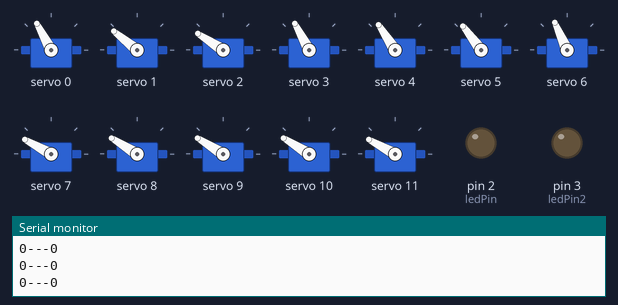
Recording of a sketch running on a simulated Arduino Uno, built with avr-gcc and run on an emulated ATmega328P. Parts: 12 × servo, output pins drawn as LEDs (lit = HIGH), the last lines printed to the serial monitor. The local clock reads 2024-03-15 10:24:30 at power-on unless the sketch sets it; pins used as bus, display or sensor lines are not drawn.

Above: at 5.6 s.
At 74.5 s:
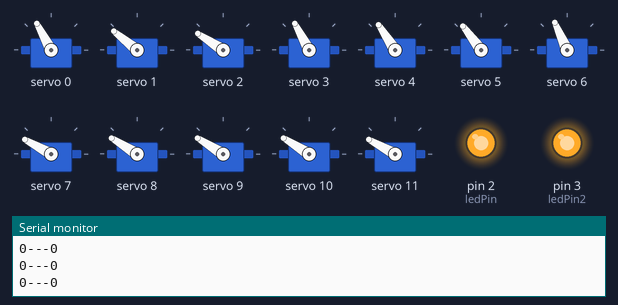
Timing chart, 0 to 83.0 s (numbered marks = the images above):
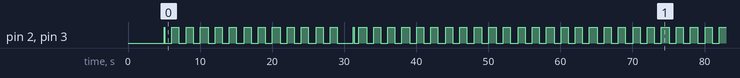

Measured:
- by itself, pin 2 (ledPin), pin 3 (ledPin2): moves between LOW and HIGH, repeating every 60.0 s
- by itself, everything shown: repeats every 60.0 s, in 60 steps

The sketch:

_7Segments_mechanical_clock.ino
```cpp
//#include <Servo.h>
#include <Wire.h>
#include <Adafruit_PWMServoDriver.h>
#include "RTClib.h"

RTC_DS1307 rtc;

boolean DODEBUG = false;

#define SERVOMIN  150 // this is the 'minimum' pulse length count (out of 4096)
#define SERVOMAX  600 // this is the 'maximum' pulse length count (out of 4096)

Adafruit_PWMServoDriver pwm = Adafruit_PWMServoDriver(0x40); //servo driver board 1
Adafruit_PWMServoDriver pwm2 = Adafruit_PWMServoDriver(0x41); //servo driver board 2

short segA = 0; //Top
short segB = 1; //right top (when facing it)
short segC = 2; //right bottom (when facing it)
short segD = 3; //bottom
short segE = 4; //left bottom (when facing it)
short segF = 5; //left top (when facing it)
short segG = 6; //middle

short OEPin = 13;
short ledPin = 2;
short ledPin2 = 3;

short segIN = 90; //default values
short segOUT = 110; //default values

DateTime datePast; //last date we displayed
DateTime dateNow; //actual time now


int myOffsetIN[] = {-6, -6, -4, -6, -1, 2, -9,//digit 1 Hours
                    1,-7,-3,-2,2,0,-1,              //digit 2 Hours
                    -1,-3,-3,-1,5,4,-2,              //digit 3 Minutes
                    0,-1,-1,-1,2,-8,-6};             //digit 4 Minutes

int myOffsetOUT[] = {-3, -6, -1, -3, 1, 5, -2, //digit 1 Hours
                    2,0,0,0,2,1,4,              //digit 2 Hours
                    0,0,0,0,5,3,8,              //digit 3 Minutes
                    5,1,0,1,1,-1,0};             //digit 4 Minutes


//initialize an array to keep track of where every motor is, so we only move what we want.
boolean myCurrentPos[]={
 1,1,1,1,1,1,1,
 1,1,1,1,1,1,1,
 1,1,1,1,1,1,1,
 1,1,1,1,1,1,1
};

void setup()
{
  pinMode(OEPin, OUTPUT);
  pinMode(ledPin,OUTPUT);
  pinMode(ledPin2,OUTPUT);
  Serial.begin(9600);

  pwm.begin();
  pwm2.begin();

  pwm.setPWMFreq(50);  // Analog servos run at ~50 Hz updates
  pwm2.setPWMFreq(50);  // Analog servos run at ~50 Hz updates

  #ifdef AVR
  Wire.begin();
  #else
  Wire1.begin(); // Shield I2C pins connect to alt I2C bus on Arduino Due
  #endif
  rtc.begin();
  if (! rtc.isrunning())
    Serial.println("RTC is NOT running!");


  Serial.print("Starting \n");
  lightNumber(10,1);  //display nothing
  lightNumber(10,2);  //display nothing
  lightNumber(10,3);  //display nothing
  lightNumber(10,4);  //display nothing
  delay(4000);        //wait 4 secs

  datePast = rtc.now();
  displayNumber(datePast.hour()*100+datePast.minute());


}


void loop()
{
    dateNow = rtc.now();
    if(!(datePast.hour() == dateNow.hour() && datePast.minute() == dateNow.minute() ))
    {
      Serial.print("Time now: ");
      Serial.print(dateNow.hour());
      Serial.print(":");
      Serial.print("");
      Serial.print(dateNow.minute());
      Serial.print("\n");
      Serial.print("Time past: ");
      Serial.print(datePast.hour());
      Serial.print(":");
      Serial.print("");
      Serial.print(datePast.minute());
      Serial.print("\n");
      digitalWrite(OEPin, LOW);
      displayNumber(dateNow.hour()*100+dateNow.minute());
      datePast = dateNow;
      delay(1000); //wait for servo to finish moving
    }
    if(dateNow.second()%2==0){
      digitalWrite(ledPin, HIGH);
      digitalWrite(ledPin2, HIGH);
    }
    else{
      digitalWrite(ledPin, LOW);
      digitalWrite(ledPin2, LOW);
    }

    stopPWM();
    digitalWrite(OEPin, HIGH);

}

void displayNumber(int toDisplay) {
  //Serial.println(toDisplay);
  for(int digit = 4 ; digit > 0 ; digit--) {
    //Serial.println(toDisplay % 10);
    lightNumber(toDisplay % 10,digit);
    toDisplay /= 10;
  }
}

void stopPWM(){
  for(int i=0;i<15;i++)
  {
    pwm.setPWM(i, 0, 0);
    pwm2.setPWM(i, 0, 0);
  }
  delay(100);
}
void move(int servo, int position) {
  boolean myPos;
  if(DODEBUG)
  {
    Serial.print("Moving servo #");
    Serial.print(servo);
    Serial.print(" to ");
    Serial.print(position);
    Serial.print("\n");
  }
  if (position>segOUT-10)
    myPos = 1;
  else
    myPos = 0;
  Serial.print(myCurrentPos[servo]);
  Serial.print("---");
  Serial.println(myPos);
  if(myCurrentPos[servo] != myPos)
  {
    Serial.println("Entering...");
    myCurrentPos[servo] = myPos;
    if (servo <14)
      pwm.setPWM(servo, 0, map(position, 0, 180, SERVOMIN, SERVOMAX));
    else  //then we must be on the second board for the minutes
      pwm2.setPWM(servo-14, 0, map(position, 0, 180, SERVOMIN, SERVOMAX));   //-14 so we can start again from pin0
  }

  //if (servo >21) Serial.print("SERVO: "); Serial.println(servo);
}

void lightNumber(int numberToDisplay, int segment) {

  int offset = (segment - 1)*7;
  switch (numberToDisplay){

  case 0:
    move(segA + offset , segOUT + myOffsetOUT[0+offset]); //segment a + offset to get right digit
    move(segB + offset , segOUT + myOffsetOUT[1+offset]);
    move(segC + offset , segOUT + myOffsetOUT[2+offset]);
    move(segD + offset , segOUT + myOffsetOUT[3+offset]);
    move(segE + offset , segOUT + myOffsetOUT[4+offset]);
    move(segF + offset , segOUT + myOffsetOUT[5+offset]);
    move(segG + offset , segIN  +  myOffsetIN[6+offset]);
    break;

  case 1:
    move(segA + offset , segIN  +  myOffsetIN[0+offset]);
    move(segB + offset , segOUT + myOffsetOUT[1+offset]);
    move(segC + offset , segOUT + myOffsetOUT[2+offset]);
    move(segD + offset , segIN  +  myOffsetIN[3+offset]);
    move(segE + offset , segIN  +  myOffsetIN[4+offset]);
    move(segF + offset , segIN  +  myOffsetIN[5+offset]);
    move(segG + offset , segIN  +  myOffsetIN[6+offset]);
    break;

  case 2:
    move(segA + offset , segOUT + myOffsetOUT[0+offset]);
    move(segB + offset , segOUT + myOffsetOUT[1+offset]);
    move(segC + offset , segIN  +  myOffsetIN[2+offset]);
    move(segD + offset , segOUT + myOffsetOUT[3+offset]);
    move(segE + offset , segOUT + myOffsetOUT[4+offset]);
    move(segF + offset , segIN  +  myOffsetIN[5+offset]);
    move(segG + offset , segOUT + myOffsetOUT[6+offset]);
    break;

  case 3:
    move(segA + offset , segOUT + myOffsetOUT[0+offset]);
    move(segB + offset , segOUT + myOffsetOUT[1+offset]);
    move(segC + offset , segOUT + myOffsetOUT[2+offset]);
    move(segD + offset , segOUT + myOffsetOUT[3+offset]);
    move(segE + offset , segIN  +  myOffsetIN[4+offset]);
    move(segF + offset , segIN  +  myOffsetIN[5+offset]);
    move(segG + offset , segOUT + myOffsetOUT[6+offset]);
    break;

  case 4:
    move(segA + offset , segIN  +  myOffsetIN[0+offset]);
    move(segB + offset , segOUT + myOffsetOUT[1+offset]);
    move(segC + offset , segOUT + myOffsetOUT[2+offset]);
    move(segD + offset , segIN  +  myOffsetIN[3+offset]);
    move(segE + offset , segIN  +  myOffsetIN[4+offset]);
    move(segF + offset , segOUT + myOffsetOUT[5+offset]);
    move(segG + offset , segOUT + myOffsetOUT[6+offset]);
    break;

  case 5:
    move(segA + offset , segOUT + myOffsetOUT[0+offset]);
    move(segB + offset , segIN  +  myOffsetIN[1+offset]);
    move(segC + offset , segOUT + myOffsetOUT[2+offset]);
    move(segD + offset , segOUT + myOffsetOUT[3+offset]);
    move(segE + offset , segIN  +  myOffsetIN[4+offset]);
    move(segF + offset , segOUT + myOffsetOUT[5+offset]);
    move(segG + offset , segOUT + myOffsetOUT[6+offset]);
    break;

  case 6:
    move(segA + offset , segOUT + myOffsetOUT[0+offset]);
    move(segB + offset , segIN  +  myOffsetIN[1+offset]);
    move(segC + offset , segOUT + myOffsetOUT[2+offset]);
    move(segD + offset , segOUT + myOffsetOUT[3+offset]);
    move(segE + offset , segOUT + myOffsetOUT[4+offset]);
    move(segF + offset , segOUT + myOffsetOUT[5+offset]);
    move(segG + offset , segOUT + myOffsetOUT[6+offset]);
    break;

  case 7:
    move(segA + offset , segOUT + myOffsetOUT[0+offset]);
    move(segB + offset , segOUT + myOffsetOUT[1+offset]);
    move(segC + offset , segOUT + myOffsetOUT[2+offset]);
    move(segD + offset , segIN  +  myOffsetIN[3+offset]);
    move(segE + offset , segIN  +  myOffsetIN[4+offset]);
    move(segF + offset , segIN  +  myOffsetIN[5+offset]);
    move(segG + offset , segIN  +  myOffsetIN[6+offset]);
    break;

  case 8:
    move(segA + offset , segOUT + myOffsetOUT[0+offset]);
    move(segB + offset , segOUT + myOffsetOUT[1+offset]);
    move(segC + offset , segOUT + myOffsetOUT[2+offset]);
    move(segD + offset , segOUT + myOffsetOUT[3+offset]);
    move(segE + offset , segOUT + myOffsetOUT[4+offset]);
    move(segF + offset , segOUT + myOffsetOUT[5+offset]);
    move(segG + offset , segOUT + myOffsetOUT[6+offset]);
    break;

  case 9:
    move(segA + offset , segOUT + myOffsetOUT[0+offset]);
    move(segB + offset , segOUT + myOffsetOUT[1+offset]);
    move(segC + offset , segOUT + myOffsetOUT[2+offset]);
    move(segD + offset , segOUT + myOffsetOUT[3+offset]);
    move(segE + offset , segIN  +  myOffsetIN[4+offset]);
    move(segF + offset , segOUT + myOffsetOUT[5+offset]);
    move(segG + offset , segOUT + myOffsetOUT[6+offset]);
    break;

  case 10:  //ALL IN
    move(segA + offset , segIN  +  myOffsetIN[0+offset]);
    move(segB + offset , segIN  +  myOffsetIN[1+offset]);
    move(segC + offset , segIN  +  myOffsetIN[2+offset]);
    move(segD + offset , segIN  +  myOffsetIN[3+offset]);
    move(segE + offset , segIN  +  myOffsetIN[4+offset]);
    move(segF + offset , segIN  +  myOffsetIN[5+offset]);
    move(segG + offset , segIN  +  myOffsetIN[6+offset]);
    break;
  }
  delay(50); //wait a bit for servo to finish move
}
```
